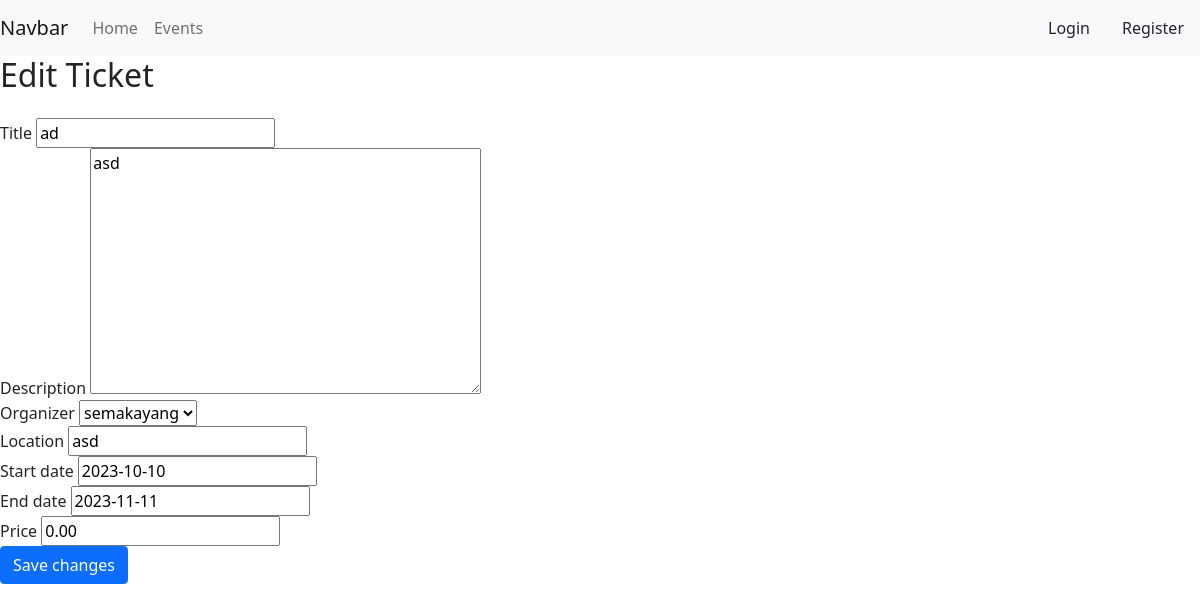
/events/1/manage/, run on an earlier commit of the app's database.
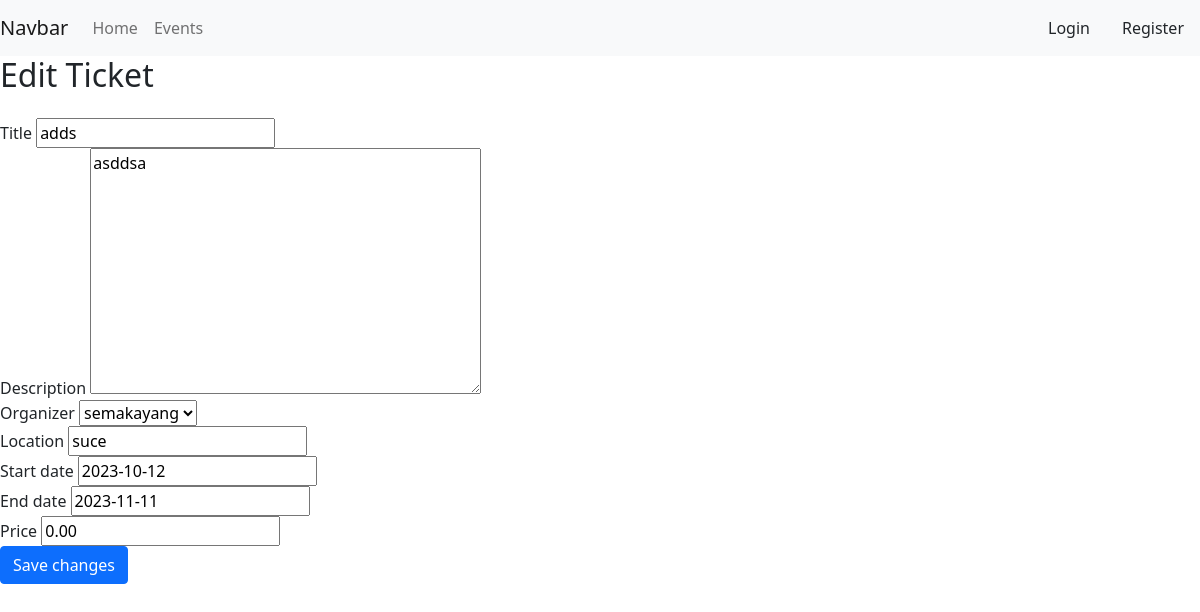
And on a later commit of the database.
### GoTicketsApp/models.py (models this page shows)
class Event(models.Model):
    title = models.CharField(max_length=80)
    organizer = models.ForeignKey(User, null=True, blank = True, on_delete=models.CASCADE, related_name= 'organizer' )
    description = models.TextField()
    location = models.CharField(max_length=30)
    start_date = models.DateField()
    end_date = models.DateField()
    image = models.ImageField(upload_to='images/')
    price = models.DecimalField(max_digits=6, decimal_places=2)

### GoTicketsApp/views.py (the view)
# urls.py: path('events/<int:id>/manage/', views.event_manage, name="event_manage"),
def event_manage(request, id):
    event = get_object_or_404(Event, id=id)
    if request.method == 'POST':
        form = UpdateEventForm(request.POST, instance=event)
        if form.is_valid():
            form.save()
            return redirect('events')
        else:
            print(form.errors)  # Log or print form errors to debug
    else:
        form = UpdateEventForm(instance=event)
    return render(request, 'GoTickets/event_manage.html', {'form': form})

### GoTicketsApp/forms.py
class UpdateEventForm(ModelForm):
    class Meta:
        model = Event
        fields = '__all__'

### GoTicketsApp/templates/GoTickets/event_manage.html (shortened to what this page needs)
{% extends 'GoTickets/base/base.html' %}
{% block content %}
<h2 class="mb-4">Edit Ticket</h2>
            <form method="post">
              <div class="form-group">
                {{ form.title.label }}
                {{ form.title }}
              </div>
              <div class="form-group">
                {{ form.description.label }}
                {{ form.description }}
              </div>
              <div class="form-group">
                {{ form.organizer.label }}
                {{ form.organizer }}
              </div>
              <div class="form-group">
                {{ form.location.label }}
                {{ form.location }}
              </div>
              <div class="form-group">
                {{ form.start_date.label }}
                {{ form.start_date }}
              </div>
              <div class="form-group">
                {{ form.end_date.label }}
                {{ form.end_date }}
              </div>
              <div class="form-group">
                {{ form.price.label }}
                {{ form.price }}
              </div>
              <button type="submit" class="btn btn-primary">Save changes</button>
            </form>
{% endblock %}

What changed in the data, as far as the page shows it:
changed Event "semakayang": title "ad" → "adds"; description "asd" → "asddsa"; location "asd" → "suce"; start_date "2023-10-10" → "2023-10-12"
